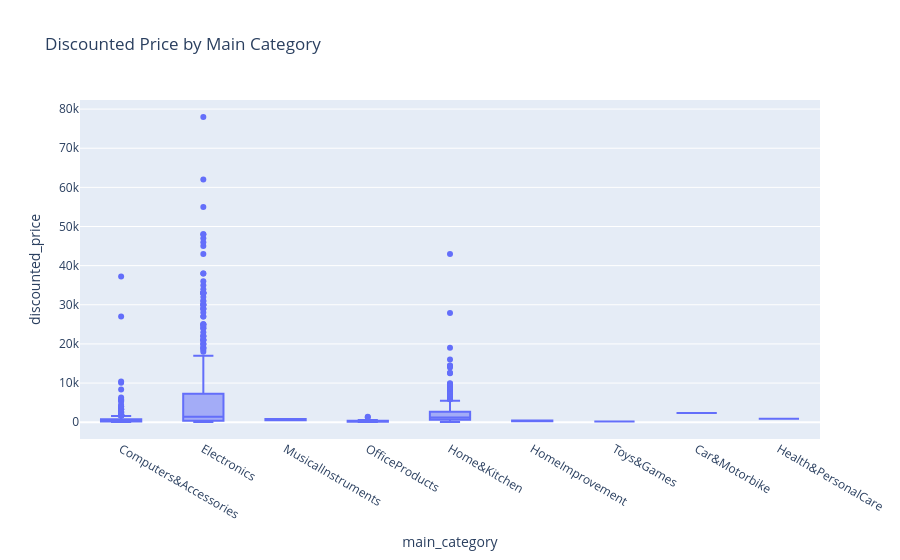

This figure's notebook cell:
### Markdown cell above
**Interpretation:** if the trendline is close to flat in both plots, that tells you price and discount level have little linear relationship with rating — i.e. cheaper or more heavily discounted products aren't systematically rated worse (or better). Worth stating explicitly rather than leaving the reader to infer it from the chart alone.

### 7b. Numeric vs Categorical

### Code cell
fig = px.box(analysis_df, x='main_category', y='discounted_price',
             title='Discounted Price by Main Category')
fig.show()

### Figure 1 — Plotly figure (JSON) as saved in the notebook; plotly's stock layout.template omitted (floating-point values rounded to 4 significant figures; data arrays with more than 128 entries replaced by an {"elided": "..."} marker saying what was removed)
{"data": [{"alignmentgroup": "True", "hovertemplate": "main_category=%{x}<br>discounted_price=%{y}<extra></extra>", "legendgroup": "", "marker": {"color": "#636efa"}, "name": "", "notched": false, "offsetgroup": "", "orientation": "v", "showlegend": false, "type": "box", "x": {"elided": "1465 str values"}, "x0": " ", "xaxis": "x", "y": {"elided": "1465 float values"}, "y0": " ", "yaxis": "y"}], "layout": {"boxmode": "group", "legend": {"tracegroupgap": 0}, "title": {"text": "Discounted Price by Main Category"}, "xaxis": {"anchor": "y", "domain": [0, 1], "title": {"text": "main_category"}}, "yaxis": {"anchor": "x", "domain": [0, 1], "title": {"text": "discounted_price"}}}}
